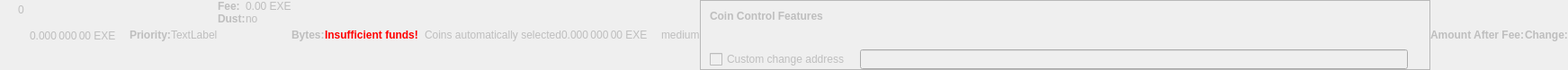
    <widget class="QWidget" name="dummyHideWidget" native="true">
     <property name="enabled">
      <bool>false</bool>
     </property>
     <property name="maximumSize">
      <size>
       <width>100</width>
       <height>22</height>
      </size>
     </property>
     <layout class="QHBoxLayout" name="dummyHideLayout">
      <property name="spacing">
       <number>0</number>
      </property>
      <property name="leftMargin">
       <number>0</number>
      </property>
      <property name="topMargin">
       <number>0</number>
      </property>
      <property name="rightMargin">
       <number>0</number>
      </property>
      <property name="bottomMargin">
       <number>0</number>
      </property>
      <item>
       <layout class="QFormLayout" name="formLayoutCoinControl1">
        <property name="horizontalSpacing">
         <number>10</number>
        </property>
        <property name="verticalSpacing">
         <number>14</number>
        </property>
        <property name="leftMargin">
         <number>10</number>
        </property>
        <property name="topMargin">
         <number>4</number>
        </property>
        <property name="rightMargin">
         <number>6</number>
        </property>
        <item row="0" column="1">
         <widget class="QLabel" name="labelCoinControlBytes">
          <property name="cursor">
           <cursorShape>IBeamCursor</cursorShape>
          </property>
          <property name="contextMenuPolicy">
           <enum>Qt::ActionsContextMenu</enum>
          </property>
          <property name="text">
           <string notr="true">0</string>
          </property>
          <property name="textInteractionFlags">
           <set>Qt::LinksAccessibleByMouse|Qt::TextSelectableByKeyboard|Qt::TextSelectableByMouse</set>
          </property>
         </widget>
        </item>
       </layout>
      </item>
      <item>
       <widget class="QLabel" name="labelCoinControlAfterFee">
        <property name="enabled">
         <bool>false</bool>
        </property>
        <property name="sizePolicy">
         <sizepolicy hsizetype="Fixed" vsizetype="Fixed">
          <horstretch>0</horstretch>
          <verstretch>0</verstretch>
         </sizepolicy>
        </property>
        <property name="minimumSize">
         <size>
          <width>111</width>
          <height>12</height>
         </size>
        </property>
        <property name="maximumSize">
         <size>
          <width>111</width>
          <height>12</height>
         </size>
        </property>
        <property name="cursor">
         <cursorShape>IBeamCursor</cursorShape>
        </property>
        <property name="contextMenuPolicy">
         <enum>Qt::ActionsContextMenu</enum>
        </property>
        <property name="text">
         <string notr="true">0.000 000 00 EXE</string>
        </property>
        <property name="textInteractionFlags">
         <set>Qt::LinksAccessibleByMouse|Qt::TextSelectableByKeyboard|Qt::TextSelectableByMouse</set>
        </property>
       </widget>
      </item>
      <item>
       <widget class="QLabel" name="labelCoinControlPriorityText">
        <property name="enabled">
         <bool>false</bool>
        </property>
        <property name="font">
         <font>
          <weight>75</weight>
          <bold>true</bold>
         </font>
        </property>
        <property name="text">
         <string>Priority:</string>
        </property>
       </widget>
      </item>
      <item>
       <layout class="QHBoxLayout" name="horizontalLayout">
        <item>
         <widget class="QLabel" name="WarningLabel">
          <property name="text">
           <string>TextLabel</string>
          </property>
         </widget>
        </item>
       </layout>
      </item>
      <item>
       <layout class="QFormLayout" name="formLayoutCoinControl3">
        <property name="horizontalSpacing">
         <number>0</number>
        </property>
        <property name="verticalSpacing">
         <number>0</number>
        </property>
        <property name="leftMargin">
         <number>0</number>
        </property>
        <property name="topMargin">
         <number>0</number>
        </property>
        <property name="rightMargin">
         <number>0</number>
        </property>
        <item row="0" column="0">
         <widget class="QLabel" name="labelCoinControlFeeText">
          <property name="enabled">
           <bool>false</bool>
          </property>
          <property name="font">
           <font>
            <weight>75</weight>
            <bold>true</bold>
           </font>
          </property>
          <property name="text">
           <string>Fee:</string>
          </property>
          <property name="margin">
           <number>0</number>
          </property>
         </widget>
        </item>
        <item row="0" column="1">
         <widget class="QLabel" name="labelCoinControlFee">
          <property name="enabled">
           <bool>false</bool>
          </property>
          <property name="cursor">
           <cursorShape>IBeamCursor</cursorShape>
          </property>
          <property name="contextMenuPolicy">
           <enum>Qt::ActionsContextMenu</enum>
          </property>
          <property name="text">
           <string notr="true">0.00 EXE</string>
          </property>
          <property name="textInteractionFlags">
           <set>Qt::LinksAccessibleByMouse|Qt::TextSelectableByKeyboard|Qt::TextSelectableByMouse</set>
          </property>
         </widget>
        </item>
        <item row="1" column="0">
         <widget class="QLabel" name="labelCoinControlLowOutputText">
          <property name="enabled">
           <bool>false</bool>
          </property>
          <property name="font">
           <font>
            <weight>75</weight>
            <bold>true</bold>
           </font>
          </property>
          <property name="text">
           <string>Dust:</string>
          </property>
         </widget>
        </item>
        <item row="1" column="1">
         <widget class="QLabel" name="labelCoinControlLowOutput">
          <property name="enabled">
           <bool>false</bool>
          </property>
          <property name="cursor">
           <cursorShape>IBeamCursor</cursorShape>
          </property>
          <property name="contextMenuPolicy">
           <enum>Qt::ActionsContextMenu</enum>
          </property>
          <property name="text">
           <string>no</string>
          </property>
          <property name="textInteractionFlags">
           <set>Qt::LinksAccessibleByMouse|Qt::TextSelectableByKeyboard|Qt::TextSelectableByMouse</set>
          </property>
         </widget>
        </item>
       </layout>
      </item>
      <item>
       <widget class="QLabel" name="labelCoinControlBytesText">
        <property name="enabled">
         <bool>false</bool>
        </property>
        <property name="font">
         <font>
          <weight>75</weight>
          <bold>true</bold>
         </font>
        </property>
        <property name="text">
         <string>Bytes:</string>
        </property>
       </widget>
      </item>
      <item>
       <layout class="QFormLayout" name="formLayoutCoinControl2">
        <property name="horizontalSpacing">
         <number>0</number>
        </property>
        <property name="verticalSpacing">
         <number>0</number>
        </property>
        <property name="leftMargin">
         <number>0</number>
        </property>
        <property name="topMargin">
         <number>0</number>
        </property>
        <property name="rightMargin">
         <number>0</number>
        </property>
       </layout>
      </item>
      <item>
       <layout class="QHBoxLayout" name="horizontalLayoutCoinControl2">
        <property name="spacing">
         <number>0</number>
        </property>
        <property name="bottomMargin">
         <number>0</number>
        </property>
       </layout>
      </item>
      <item>
       <widget class="QLabel" name="labelCoinControlInsuffFunds">
        <property name="enabled">
         <bool>false</bool>
        </property>
        <property name="minimumSize">
         <size>
          <width>0</width>
          <height>0</height>
         </size>
        </property>
        <property name="font">
         <font>
          <weight>75</weight>
          <bold>true</bold>
         </font>
        </property>
        <property name="styleSheet">
         <string notr="true">color:red;font-weight:bold;</string>
        </property>
        <property name="text">
         <string>Insufficient funds!</string>
        </property>
        <property name="margin">
         <number>5</number>
        </property>
       </widget>
      </item>
      <item>
       <layout class="QFormLayout" name="formLayoutCoinControl4">
        <property name="horizontalSpacing">
         <number>0</number>
        </property>
        <property name="verticalSpacing">
         <number>0</number>
        </property>
        <property name="leftMargin">
         <number>0</number>
        </property>
        <property name="topMargin">
         <number>0</number>
        </property>
        <property name="rightMargin">
         <number>0</number>
        </property>
       </layout>
      </item>
      <item>
       <widget class="QLabel" name="labelCoinControlChangeLabel">
        <property name="enabled">
         <bool>false</bool>
        </property>
        <property name="sizePolicy">
         <sizepolicy hsizetype="Preferred" vsizetype="Expanding">
          <horstretch>0</horstretch>
          <verstretch>0</verstretch>
         </sizepolicy>
        </property>
        <property name="minimumSize">
         <size>
          <width>0</width>
          <height>0</height>
         </size>
        </property>
        <property name="text">
         <string/>
        </property>
        <property name="margin">
         <number>3</number>
        </property>
       </widget>
      </item>
      <item>
       <widget class="QLabel" name="labelCoinControlAutomaticallySelected">
        <property name="enabled">
         <bool>false</bool>
        </property>
        <property name="sizePolicy">
         <sizepolicy hsizetype="Fixed" vsizetype="Fixed">
          <horstretch>0</horstretch>
          <verstretch>0</verstretch>
         </sizepolicy>
        </property>
        <property name="minimumSize">
         <size>
          <width>0</width>
          <height>0</height>
         </size>
        </property>
        <property name="maximumSize">
         <size>
          <width>240</width>
          <height>16777215</height>
         </size>
        </property>
        <property name="text">
         <string>Coins automatically selected</string>
        </property>
        <property name="margin">
         <number>5</number>
        </property>
       </widget>
      </item>
      <item>
       <widget class="QLabel" name="labelCoinControlChange">
        <property name="enabled">
         <bool>false</bool>
        </property>
        <property name="sizePolicy">
         <sizepolicy hsizetype="Fixed" vsizetype="Fixed">
          <horstretch>0</horstretch>
          <verstretch>0</verstretch>
         </sizepolicy>
        </property>
        <property name="minimumSize">
         <size>
          <width>111</width>
          <height>0</height>
         </size>
        </property>
        <property name="maximumSize">
         <size>
          <width>111</width>
          <height>16777215</height>
         </size>
        </property>
        <property name="cursor">
         <cursorShape>IBeamCursor</cursorShape>
        </property>
        <property name="contextMenuPolicy">
         <enum>Qt::ActionsContextMenu</enum>
        </property>
        <property name="text">
         <string notr="true">0.000 000 00 EXE</string>
        </property>
        <property name="textInteractionFlags">
         <set>Qt::LinksAccessibleByMouse|Qt::TextSelectableByKeyboard|Qt::TextSelectableByMouse</set>
        </property>
       </widget>
      </item>
      <item>
       <widget class="QLabel" name="labelCoinControlPriority">
        <property name="enabled">
         <bool>false</bool>
        </property>
        <property name="cursor">
         <cursorShape>IBeamCursor</cursorShape>
        </property>
        <property name="contextMenuPolicy">
         <enum>Qt::ActionsContextMenu</enum>
        </property>
        <property name="text">
         <string>medium</string>
        </property>
        <property name="textInteractionFlags">
         <set>Qt::LinksAccessibleByMouse|Qt::TextSelectableByKeyboard|Qt::TextSelectableByMouse</set>
        </property>
       </widget>
      </item>
      <item>
       <widget class="QFrame" name="frameCoinControl">
        <property name="sizePolicy">
         <sizepolicy hsizetype="Expanding" vsizetype="Expanding">
          <horstretch>0</horstretch>
          <verstretch>0</verstretch>
         </sizepolicy>
        </property>
        <property name="maximumSize">
         <size>
          <width>16777215</width>
          <height>16777215</height>
         </size>
        </property>
        <property name="frameShape">
         <enum>QFrame::StyledPanel</enum>
        </property>
        <property name="frameShadow">
         <enum>QFrame::Sunken</enum>
        </property>
        <layout class="QVBoxLayout" name="verticalLayoutCoinControl2_2">
         <property name="spacing">
          <number>0</number>
         </property>
         <property name="leftMargin">
          <number>0</number>
         </property>
         <property name="topMargin">
          <number>0</number>
         </property>
         <property name="rightMargin">
          <number>0</number>
         </property>
         <property name="bottomMargin">
          <number>0</number>
         </property>
         <item>
          <layout class="QVBoxLayout" name="verticalLayoutCoinControl" stretch="0,0,0,1">
           <property name="spacing">
            <number>0</number>
           </property>
           <property name="leftMargin">
            <number>10</number>
           </property>
           <property name="topMargin">
            <number>10</number>
           </property>
           <item>
            <layout class="QHBoxLayout" name="horizontalLayoutCoinControl1">
             <property name="bottomMargin">
              <number>15</number>
             </property>
             <item>
              <widget class="QLabel" name="labelCoinControlFeatures">
               <property name="enabled">
                <bool>false</bool>
               </property>
               <property name="sizePolicy">
                <sizepolicy hsizetype="Preferred" vsizetype="Maximum">
                 <horstretch>0</horstretch>
                 <verstretch>0</verstretch>
                </sizepolicy>
               </property>
               <property name="font">
                <font>
                 <weight>75</weight>
                 <bold>true</bold>
                </font>
               </property>
               <property name="styleSheet">
                <string notr="true">font-weight:bold;</string>
               </property>
               <property name="text">
                <string>Coin Control Features</string>
               </property>
              </widget>
             </item>
            </layout>
           </item>
           <item>
            <widget class="QWidget" name="widgetCoinControl" native="true">
             <property name="sizePolicy">
              <sizepolicy hsizetype="Preferred" vsizetype="Preferred">
               <horstretch>0</horstretch>
               <verstretch>0</verstretch>
              </sizepolicy>
             </property>
             <property name="minimumSize">
              <size>
               <width>0</width>
               <height>0</height>
              </size>
             </property>
             <property name="styleSheet">
              <string notr="true"/>
             </property>
             <layout class="QHBoxLayout" name="horizontalLayoutCoinControl5_2">
              <property name="leftMargin">
               <number>0</number>
              </property>
              <property name="topMargin">
               <number>0</number>
              </property>
              <property name="rightMargin">
               <number>0</number>
              </property>
              <property name="bottomMargin">
               <number>0</number>
              </property>
              <item>
               <layout class="QHBoxLayout" name="horizontalLayoutCoinControl3">
                <property name="spacing">
                 <number>20</number>
                </property>
                <property name="topMargin">
                 <number>0</number>
                </property>
                <property name="bottomMargin">
                 <number>10</number>
                </property>
               </layout>
              </item>
             </layout>
            </widget>
           </item>
           <item>
            <layout class="QHBoxLayout" name="horizontalLayoutCoinControl4" stretch="0,0,0">
             <property name="spacing">
              <number>12</number>
             </property>
             <property name="sizeConstraint">
              <enum>QLayout::SetDefaultConstraint</enum>
             </property>
             <property name="topMargin">
              <number>5</number>
             </property>
             <property name="rightMargin">
              <number>5</number>
             </property>
             <item>
              <widget class="QCheckBox" name="checkBoxCoinControlChange">
               <property name="enabled">
                <bool>false</bool>
               </property>
               <property name="toolTip">
                <string>If this is activated, but the change address is empty or invalid, change will be sent to a newly generated address.</string>
               </property>
               <property name="text">
                <string>Custom change address</string>
               </property>
              </widget>
             </item>
             <item>
              <widget class="QValidatedLineEdit" name="lineEditCoinControlChange">
               <property name="enabled">
                <bool>false</bool>
               </property>
               <property name="sizePolicy">
                <sizepolicy hsizetype="Expanding" vsizetype="Fixed">
                 <horstretch>0</horstretch>
                 <verstretch>0</verstretch>
                </sizepolicy>
               </property>
              </widget>
             </item>
             <item>
              <widget class="QLabel" name="labelCoinControlChangeLabel_2">
               <property name="sizePolicy">
                <sizepolicy hsizetype="Preferred" vsizetype="Expanding">
                 <horstretch>0</horstretch>
                 <verstretch>0</verstretch>
                </sizepolicy>
               </property>
               <property name="minimumSize">
                <size>
                 <width>0</width>
                 <height>0</height>
                </size>
               </property>
               <property name="text">
                <string/>
               </property>
               <property name="margin">
                <number>3</number>
               </property>
              </widget>
             </item>
            </layout>
           </item>
           <item>
            <spacer name="verticalSpacerCoinControl">
             <property name="orientation">
              <enum>Qt::Vertical</enum>
             </property>
             <property name="sizeHint" stdset="0">
              <size>
               <width>800</width>
               <height>1</height>
              </size>
             </property>
            </spacer>
           </item>
          </layout>
         </item>
        </layout>
       </widget>
      </item>
      <item>
       <widget class="QLabel" name="labelCoinControlAfterFeeText">
        <property name="enabled">
         <bool>false</bool>
        </property>
        <property name="minimumSize">
         <size>
          <width>0</width>
          <height>0</height>
         </size>
        </property>
        <property name="maximumSize">
         <size>
          <width>16777215</width>
          <height>16777215</height>
         </size>
        </property>
        <property name="font">
         <font>
          <weight>75</weight>
          <bold>true</bold>
         </font>
        </property>
        <property name="text">
         <string>Amount After Fee:</string>
        </property>
        <property name="alignment">
         <set>Qt::AlignLeading|Qt::AlignLeft|Qt::AlignVCenter</set>
        </property>
        <property name="margin">
         <number>0</number>
        </property>
       </widget>
      </item>
      <item>
       <widget class="QLabel" name="labelCoinControlChangeText">
        <property name="enabled">
         <bool>false</bool>
        </property>
        <property name="sizePolicy">
         <sizepolicy hsizetype="Preferred" vsizetype="Preferred">
          <horstretch>0</horstretch>
          <verstretch>0</verstretch>
         </sizepolicy>
        </property>
        <property name="minimumSize">
         <size>
          <width>0</width>
          <height>0</height>
         </size>
        </property>
        <property name="maximumSize">
         <size>
          <width>16777215</width>
          <height>16777215</height>
         </size>
        </property>
        <property name="font">
         <font>
          <weight>75</weight>
          <bold>true</bold>
         </font>
        </property>
        <property name="text">
         <string>Change:</string>
        </property>
        <property name="alignment">
         <set>Qt::AlignLeading|Qt::AlignLeft|Qt::AlignVCenter</set>
        </property>
       </widget>
      </item>
     </layout>
    </widget>
